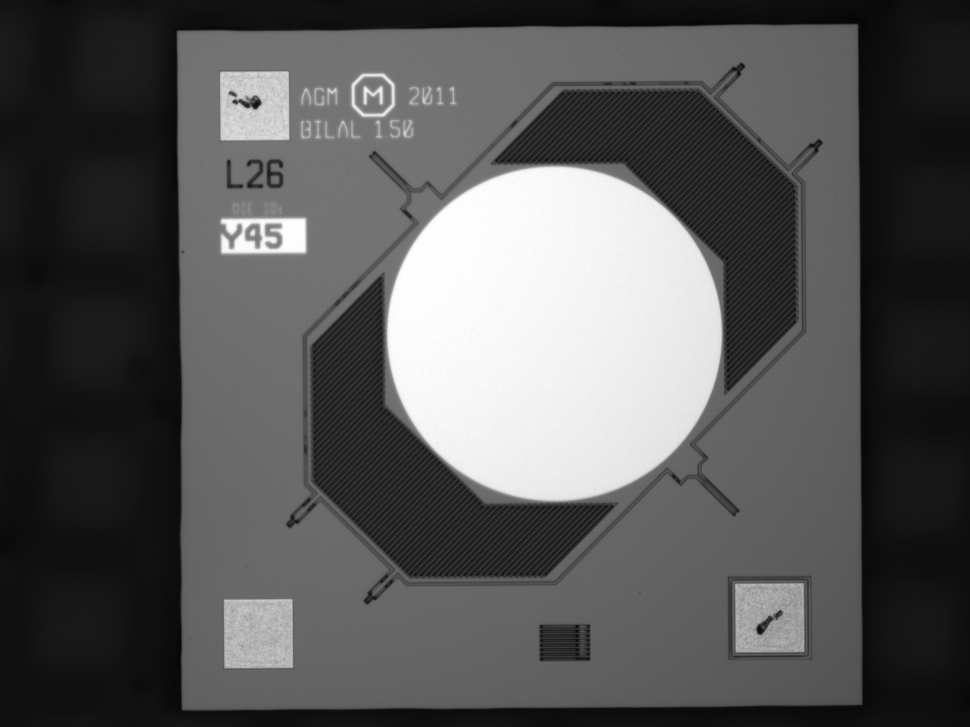
#> input picture images/TI01.png, 970 x 727 px, shrunk from 2048 x 1536 before the run
$ python edge_detector.py images/TI01.png
#> lines starting #> are read from the running program, lines starting #| are printed output that depends on the picture
import numpy as np
from scipy.ndimage import filters
from bidict import bidict
import sys
from matplotlib import pyplot as plt
import cv2


def image_gradient(image, sigma):
    image = np.asfarray(image)
    gx = filters.gaussian_filter(image, sigma, order=[0, 1])
    gy = filters.gaussian_filter(image, sigma, order=[1, 0])
    return gx, gy


class CurvePoint(object):
    __slots__ = ['x', 'y', 'valid']

    def __init__(self, x, y, valid):
        self.x = x
        self.y = y
        self.valid = valid

    def __hash__(self):
        return hash((self.x, self.y))


def compute_edge_points(partial_gradients, min_magnitude=0):
    gx, gy = partial_gradients
    rows, cols = gx.shape
    edges = []

    def mag(y, x):
        return np.hypot(gx[y, x], gy[y, x])

    for y in range(1, rows - 1):
        for x in range(1, cols - 1):

            center_mag = mag(y, x)
            if center_mag < min_magnitude:
                continue

            left_mag = mag(y, x - 1)
            right_mag = mag(y, x + 1)
            top_mag = mag(y - 1, x)
            bottom_mag = mag(y + 1, x)

            theta_x, theta_y = 0, 0
            if (left_mag < center_mag >= right_mag) and abs(gx[y, x]) >= abs(gy[y, x]):
                theta_x = 1
            elif (top_mag < center_mag >= bottom_mag) and abs(gx[y, x]) <= abs(gy[y, x]):
                theta_y = 1
            if theta_x != 0 or theta_y != 0:
                a = mag(y - theta_y, x - theta_x)
                b = mag(y, x)
                c = mag(y + theta_y, x + theta_x)
                lamda = (a - c) / (2 * (a - 2 * b + c))
                ex = x + lamda * theta_x
                ey = y + lamda * theta_y
                edges.append(CurvePoint(ex, ey, valid=False))
    return np.asarray(edges)


# [78 lines left out: functions chain_edge_points, thresholds_with_hysteresis, not called in this run]

from pathlib import Path


if __name__ == '__main__':
    result = None
    display = None
    tcontours = None
    contours = None
    synth_center_col = 7
    synth_center_row = 8
    synth_case = False
    gdm = None
    # [13 lines left out: functions data_circle, data_corner, not called in this run]

    if len(sys.argv) < 2:
        # Construct some test data
        img = data_corner()
        synth_case = True
    elif Path(sys.argv[1]).exists() and Path(sys.argv[1]).is_file():
        img = cv2.imread(sys.argv[1], cv2.IMREAD_GRAYSCALE)
#> img is the input picture: shape (727, 970); min 5, max 255, mean 86.7
    else:
        print(sys.argv[1] + '  Does not exist ')

    pad = 20
    shape = img.shape
#> shape = (727, 970)
    I = np.zeros((shape[0] + 2 * pad, shape[1] + 2 * pad), dtype=np.uint8) + 255
    I[pad:shape[0] + pad, pad:shape[1] + pad] = img
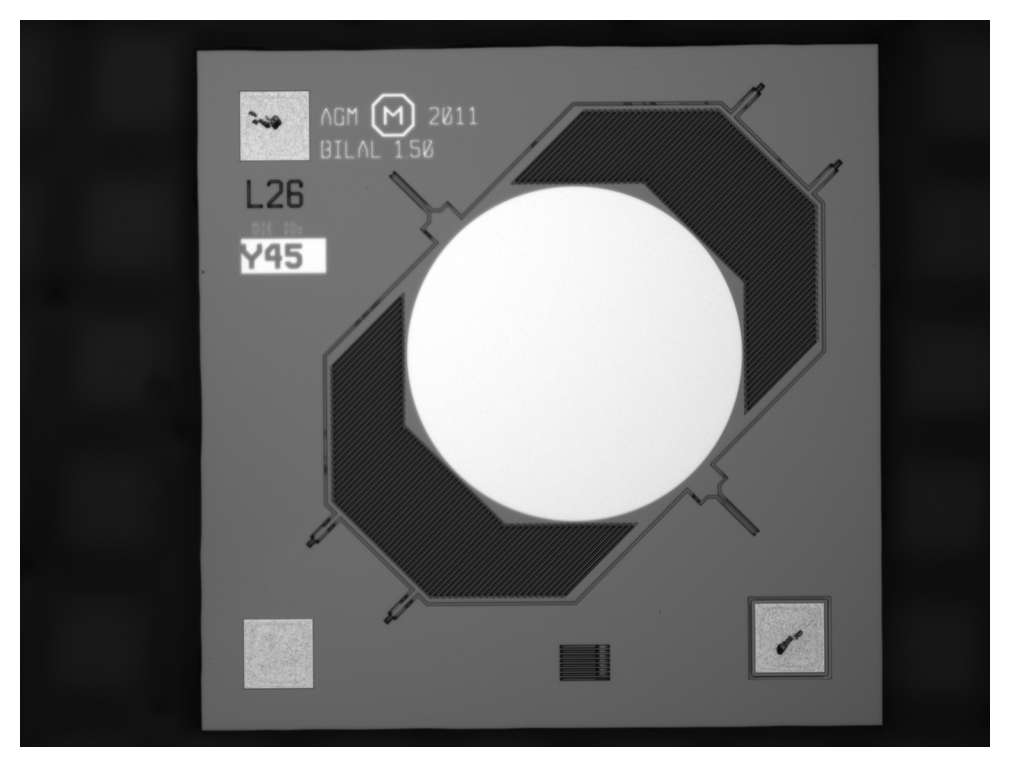
#> I: shape (767, 1010); min 5, max 255, mean 101.8
    I = I.astype(np.float32)

    I[20, 20] = 0
#> I: shape (767, 1010) float32; min 0, max 255, mean 101.8
    I[10:13, 10:40] = 0
#> I: shape (767, 1010) float32; min 0, max 255, mean 101.8

    grads = image_gradient(I, 2.0)
#> in image_gradient, `gx = filters.gaussian_filter(image, sigma, order=[0, 1])`:
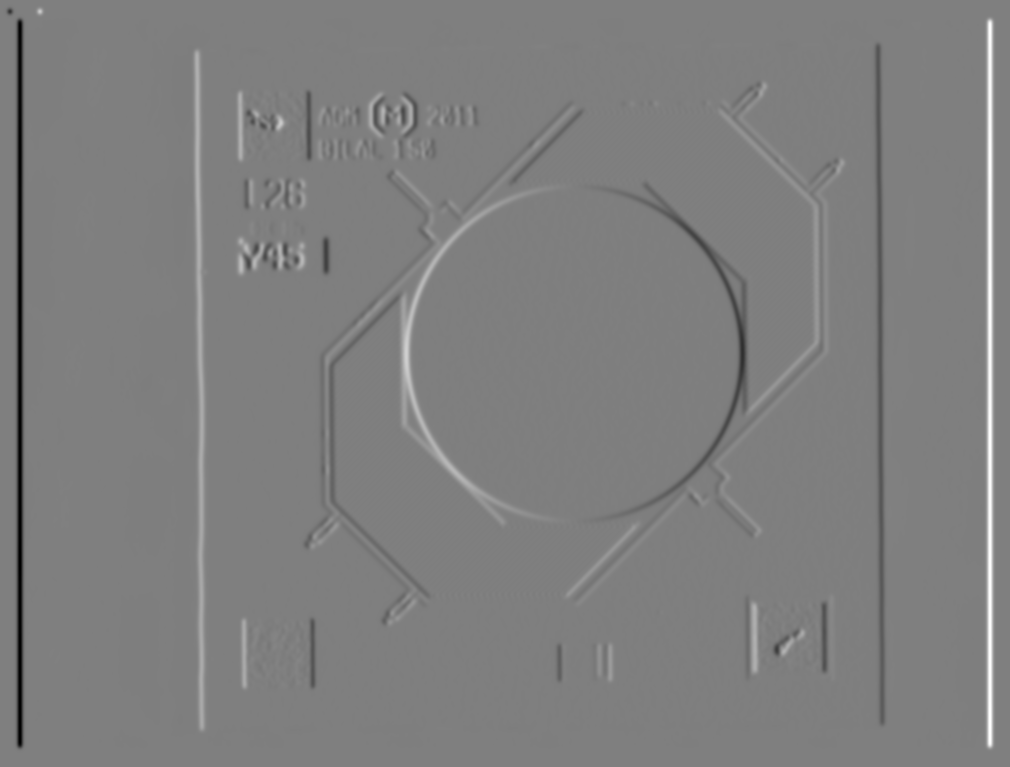
#> gx: shape (767, 1010) float64; min -47.87, max 48.13, mean 0; drawn with min black and max white
#> in image_gradient, `gy = filters.gaussian_filter(image, sigma, order=[1, 0])`:
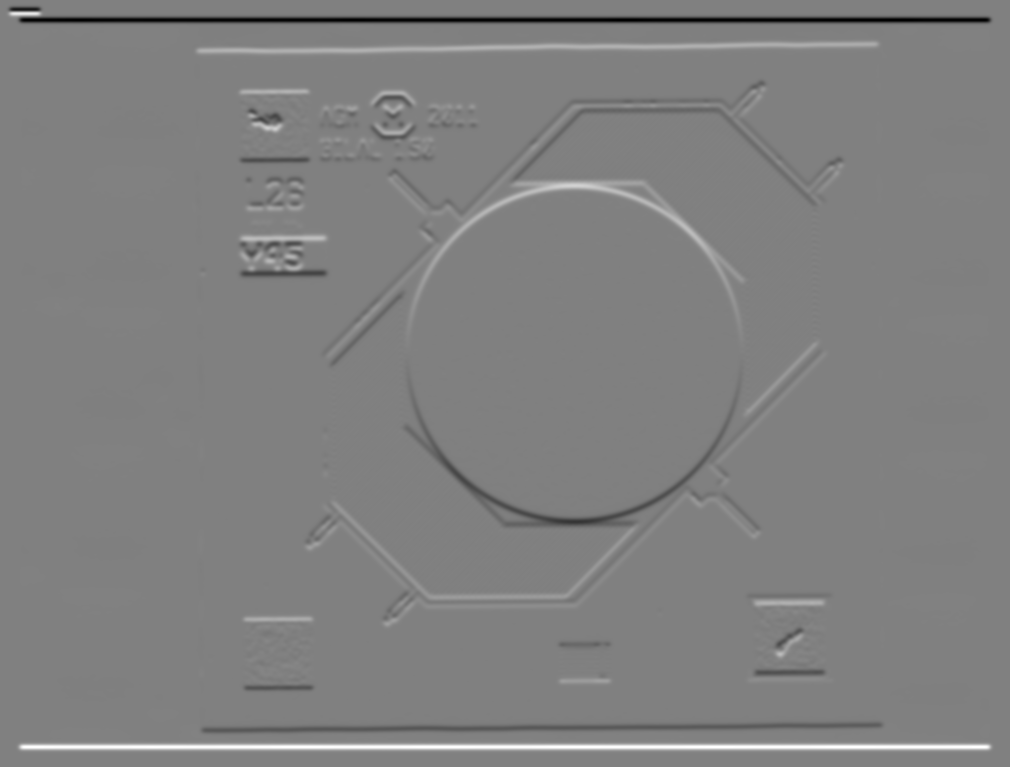
#> gy: shape (767, 1010) float64; min -48.11, max 47.34, mean 0; drawn with min black and max white
    edgels = compute_edge_points(grads)
#> (the run stopped early here; a loop or call above may not have finished)
